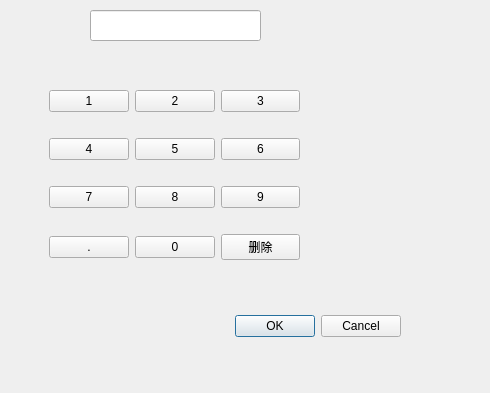
<?xml version="1.0" encoding="UTF-8"?>
<ui version="4.0">
 <class>client_dia</class>
 <widget class="QDialog" name="client_dia">
  <property name="geometry">
   <rect>
    <x>0</x>
    <y>0</y>
    <width>490</width>
    <height>393</height>
   </rect>
  </property>
  <property name="windowTitle">
   <string>client</string>
  </property>
  <widget class="QDialogButtonBox" name="buttonBox">
   <property name="geometry">
    <rect>
     <x>60</x>
     <y>310</y>
     <width>341</width>
     <height>32</height>
    </rect>
   </property>
   <property name="orientation">
    <enum>Qt::Horizontal</enum>
   </property>
   <property name="standardButtons">
    <set>QDialogButtonBox::Cancel|QDialogButtonBox::Ok</set>
   </property>
  </widget>
  <widget class="QLineEdit" name="lineEdit">
   <property name="geometry">
    <rect>
     <x>90</x>
     <y>10</y>
     <width>171</width>
     <height>31</height>
    </rect>
   </property>
  </widget>
  <widget class="QWidget" name="gridLayoutWidget">
   <property name="geometry">
    <rect>
     <x>49</x>
     <y>70</y>
     <width>251</width>
     <height>211</height>
    </rect>
   </property>
   <layout class="QGridLayout" name="gridLayout">
    <item row="2" column="1">
     <widget class="QPushButton" name="pushButton_8">
      <property name="text">
       <string>8</string>
      </property>
     </widget>
    </item>
    <item row="2" column="0">
     <widget class="QPushButton" name="pushButton_7">
      <property name="text">
       <string>7</string>
      </property>
     </widget>
    </item>
    <item row="2" column="2">
     <widget class="QPushButton" name="pushButton_9">
      <property name="text">
       <string>9</string>
      </property>
     </widget>
    </item>
    <item row="1" column="1">
     <widget class="QPushButton" name="pushButton_2">
      <property name="text">
       <string>5</string>
      </property>
     </widget>
    </item>
    <item row="0" column="1">
     <widget class="QPushButton" name="pushButton">
      <property name="text">
       <string>2</string>
      </property>
     </widget>
    </item>
    <item row="1" column="0">
     <widget class="QPushButton" name="pushButton_4">
      <property name="text">
       <string>4</string>
      </property>
     </widget>
    </item>
    <item row="0" column="0">
     <widget class="QPushButton" name="pushButton_3">
      <property name="text">
       <string>1</string>
      </property>
     </widget>
    </item>
    <item row="1" column="2">
     <widget class="QPushButton" name="pushButton_5">
      <property name="text">
       <string>6</string>
      </property>
     </widget>
    </item>
    <item row="0" column="2">
     <widget class="QPushButton" name="pushButton_6">
      <property name="text">
       <string>3</string>
      </property>
     </widget>
    </item>
    <item row="3" column="0">
     <widget class="QPushButton" name="pushButton_10">
      <property name="text">
       <string>.</string>
      </property>
     </widget>
    </item>
    <item row="3" column="1">
     <widget class="QPushButton" name="pushButton_11">
      <property name="text">
       <string>0</string>
      </property>
     </widget>
    </item>
    <item row="3" column="2">
     <widget class="QPushButton" name="pushButton_12">
      <property name="text">
       <string>删除</string>
      </property>
     </widget>
    </item>
   </layout>
  </widget>
 </widget>
 <resources/>
 <connections>
  <connection>
   <sender>buttonBox</sender>
   <signal>accepted()</signal>
   <receiver>client_dia</receiver>
   <slot>accept()</slot>
   <hints>
    <hint type="sourcelabel">
     <x>248</x>
     <y>254</y>
    </hint>
    <hint type="destinationlabel">
     <x>157</x>
     <y>274</y>
    </hint>
   </hints>
  </connection>
  <connection>
   <sender>buttonBox</sender>
   <signal>rejected()</signal>
   <receiver>client_dia</receiver>
   <slot>reject()</slot>
   <hints>
    <hint type="sourcelabel">
     <x>316</x>
     <y>260</y>
    </hint>
    <hint type="destinationlabel">
     <x>286</x>
     <y>274</y>
    </hint>
   </hints>
  </connection>
 </connections>
</ui>
